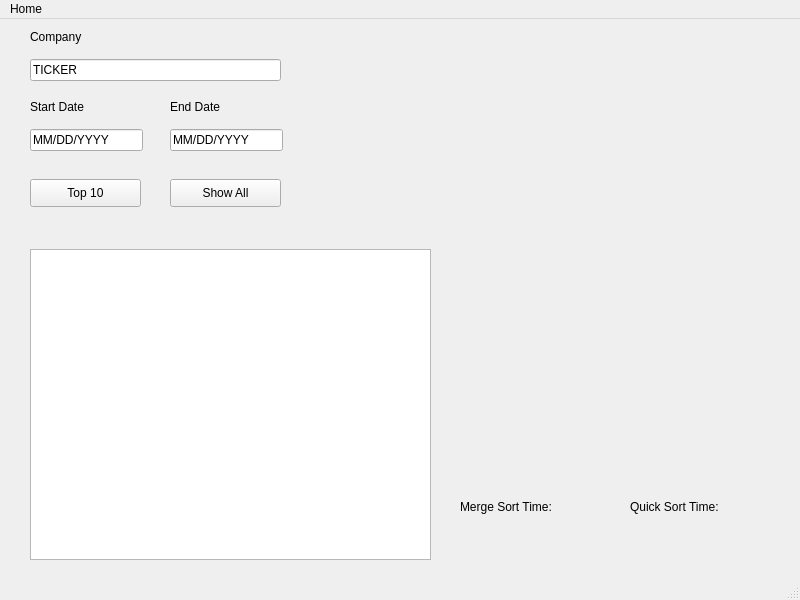
<?xml version="1.0" encoding="UTF-8"?>
<ui version="4.0">
 <class>MainWindow</class>
 <widget class="QMainWindow" name="MainWindow">
  <property name="geometry">
   <rect>
    <x>0</x>
    <y>0</y>
    <width>800</width>
    <height>600</height>
   </rect>
  </property>
  <property name="windowTitle">
   <string>MainWindow</string>
  </property>
  <widget class="QWidget" name="centralwidget">
   <widget class="QLineEdit" name="lineEdit">
    <property name="geometry">
     <rect>
      <x>30</x>
      <y>40</y>
      <width>251</width>
      <height>22</height>
     </rect>
    </property>
    <property name="text">
     <string>TICKER</string>
    </property>
   </widget>
   <widget class="QLabel" name="label">
    <property name="geometry">
     <rect>
      <x>30</x>
      <y>10</y>
      <width>71</width>
      <height>16</height>
     </rect>
    </property>
    <property name="text">
     <string>Company</string>
    </property>
   </widget>
   <widget class="QLabel" name="label_2">
    <property name="geometry">
     <rect>
      <x>30</x>
      <y>80</y>
      <width>71</width>
      <height>16</height>
     </rect>
    </property>
    <property name="text">
     <string>Start Date</string>
    </property>
   </widget>
   <widget class="QLabel" name="label_3">
    <property name="geometry">
     <rect>
      <x>170</x>
      <y>80</y>
      <width>55</width>
      <height>16</height>
     </rect>
    </property>
    <property name="text">
     <string>End Date</string>
    </property>
   </widget>
   <widget class="QListWidget" name="listWidget">
    <property name="geometry">
     <rect>
      <x>30</x>
      <y>230</y>
      <width>401</width>
      <height>311</height>
     </rect>
    </property>
   </widget>
   <widget class="QPushButton" name="pushButton">
    <property name="geometry">
     <rect>
      <x>30</x>
      <y>160</y>
      <width>111</width>
      <height>28</height>
     </rect>
    </property>
    <property name="text">
     <string>Top 10</string>
    </property>
   </widget>
   <widget class="QPushButton" name="pushButton_2">
    <property name="geometry">
     <rect>
      <x>170</x>
      <y>160</y>
      <width>111</width>
      <height>28</height>
     </rect>
    </property>
    <property name="text">
     <string>Show All</string>
    </property>
   </widget>
   <widget class="QLineEdit" name="lineEdit_2">
    <property name="geometry">
     <rect>
      <x>30</x>
      <y>110</y>
      <width>113</width>
      <height>22</height>
     </rect>
    </property>
    <property name="text">
     <string>MM/DD/YYYY</string>
    </property>
   </widget>
   <widget class="QLineEdit" name="lineEdit_3">
    <property name="geometry">
     <rect>
      <x>170</x>
      <y>110</y>
      <width>113</width>
      <height>22</height>
     </rect>
    </property>
    <property name="text">
     <string>MM/DD/YYYY</string>
    </property>
   </widget>
   <widget class="QLabel" name="label_4">
    <property name="geometry">
     <rect>
      <x>460</x>
      <y>480</y>
      <width>131</width>
      <height>16</height>
     </rect>
    </property>
    <property name="text">
     <string>Merge Sort Time: </string>
    </property>
   </widget>
   <widget class="QLabel" name="label_5">
    <property name="geometry">
     <rect>
      <x>460</x>
      <y>510</y>
      <width>101</width>
      <height>16</height>
     </rect>
    </property>
    <property name="text">
     <string> </string>
    </property>
   </widget>
   <widget class="QLabel" name="label_6">
    <property name="geometry">
     <rect>
      <x>630</x>
      <y>480</y>
      <width>101</width>
      <height>16</height>
     </rect>
    </property>
    <property name="text">
     <string>Quick Sort Time:</string>
    </property>
   </widget>
   <widget class="QLabel" name="label_7">
    <property name="geometry">
     <rect>
      <x>630</x>
      <y>510</y>
      <width>101</width>
      <height>16</height>
     </rect>
    </property>
    <property name="text">
     <string/>
    </property>
   </widget>
  </widget>
  <widget class="QMenuBar" name="menubar">
   <property name="geometry">
    <rect>
     <x>0</x>
     <y>0</y>
     <width>800</width>
     <height>26</height>
    </rect>
   </property>
   <widget class="QMenu" name="menuHome">
    <property name="title">
     <string>Home</string>
    </property>
   </widget>
   <addaction name="menuHome"/>
  </widget>
  <widget class="QStatusBar" name="statusbar"/>
 </widget>
 <resources/>
 <connections/>
</ui>
